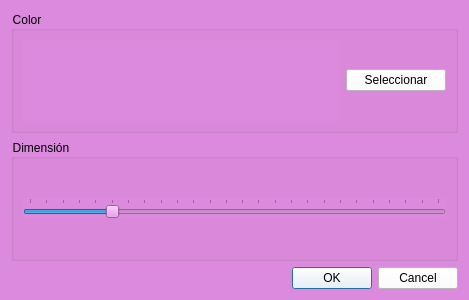
<?xml version="1.0" encoding="UTF-8"?>
<ui version="4.0">
 <class>Configuracion</class>
 <widget class="QDialog" name="Configuracion">
  <property name="geometry">
   <rect>
    <x>0</x>
    <y>0</y>
    <width>469</width>
    <height>300</height>
   </rect>
  </property>
  <property name="sizePolicy">
   <sizepolicy hsizetype="Fixed" vsizetype="Fixed">
    <horstretch>0</horstretch>
    <verstretch>0</verstretch>
   </sizepolicy>
  </property>
  <property name="windowTitle">
   <string>Dialog</string>
  </property>
  <property name="styleSheet">
   <string notr="true">background-color: rgb(220, 138, 221)</string>
  </property>
  <layout class="QVBoxLayout" name="verticalLayout">
   <item>
    <widget class="QGroupBox" name="groupBox">
     <property name="title">
      <string>Color</string>
     </property>
     <layout class="QHBoxLayout" name="horizontalLayout">
      <item>
       <widget class="QWidget" name="wigetColor" native="true">
        <property name="minimumSize">
         <size>
          <width>50</width>
          <height>0</height>
         </size>
        </property>
        <property name="autoFillBackground">
         <bool>false</bool>
        </property>
       </widget>
      </item>
      <item>
       <widget class="QPushButton" name="btnColor">
        <property name="maximumSize">
         <size>
          <width>100</width>
          <height>16777215</height>
         </size>
        </property>
        <property name="styleSheet">
         <string notr="true">background-color: rgb(255, 255, 255)</string>
        </property>
        <property name="text">
         <string>Seleccionar</string>
        </property>
       </widget>
      </item>
     </layout>
     <zorder>btnColor</zorder>
     <zorder>wigetColor</zorder>
    </widget>
   </item>
   <item>
    <widget class="QGroupBox" name="groupBox_2">
     <property name="title">
      <string>Dimensión</string>
     </property>
     <layout class="QHBoxLayout" name="horizontalLayout_2">
      <item>
       <widget class="QSlider" name="inDimension">
        <property name="maximum">
         <number>25</number>
        </property>
        <property name="pageStep">
         <number>5</number>
        </property>
        <property name="value">
         <number>5</number>
        </property>
        <property name="orientation">
         <enum>Qt::Horizontal</enum>
        </property>
        <property name="tickPosition">
         <enum>QSlider::TicksAbove</enum>
        </property>
       </widget>
      </item>
     </layout>
    </widget>
   </item>
   <item>
    <widget class="QDialogButtonBox" name="buttonBox">
     <property name="styleSheet">
      <string notr="true">background-color: rgb(255, 255, 255)</string>
     </property>
     <property name="orientation">
      <enum>Qt::Horizontal</enum>
     </property>
     <property name="standardButtons">
      <set>QDialogButtonBox::Cancel|QDialogButtonBox::Ok</set>
     </property>
    </widget>
   </item>
  </layout>
 </widget>
 <resources/>
 <connections>
  <connection>
   <sender>buttonBox</sender>
   <signal>accepted()</signal>
   <receiver>Configuracion</receiver>
   <slot>accept()</slot>
   <hints>
    <hint type="sourcelabel">
     <x>257</x>
     <y>290</y>
    </hint>
    <hint type="destinationlabel">
     <x>157</x>
     <y>274</y>
    </hint>
   </hints>
  </connection>
  <connection>
   <sender>buttonBox</sender>
   <signal>rejected()</signal>
   <receiver>Configuracion</receiver>
   <slot>reject()</slot>
   <hints>
    <hint type="sourcelabel">
     <x>325</x>
     <y>290</y>
    </hint>
    <hint type="destinationlabel">
     <x>286</x>
     <y>274</y>
    </hint>
   </hints>
  </connection>
  <connection>
   <sender>btnColor</sender>
   <signal>clicked()</signal>
   <receiver>wigetColor</receiver>
   <slot>update()</slot>
   <hints>
    <hint type="sourcelabel">
     <x>386</x>
     <y>87</y>
    </hint>
    <hint type="destinationlabel">
     <x>315</x>
     <y>105</y>
    </hint>
   </hints>
  </connection>
 </connections>
</ui>
